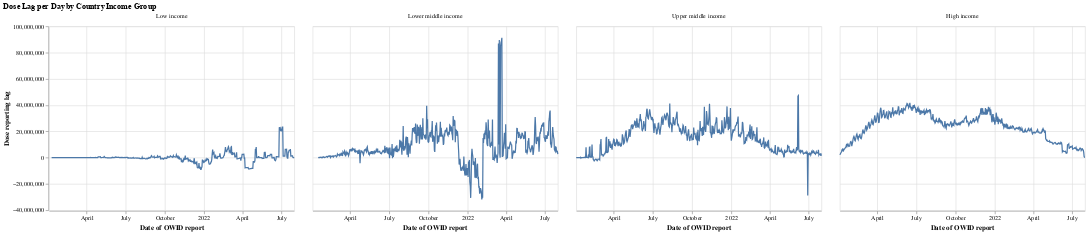

Source (notebook cell):
### Code cell
# Chart reporting lag by income average with facet
alt.Chart(income_aggregate).mark_line().encode(
        x=alt.X('owid_date_',title='Date of OWID report'),
        y=alt.Y('total_vaccinations_diff_sum',title='Dose reporting lag'),
).facet(column=alt.Column(
    "Income group_",title=None,sort=income_order), columns=4).properties(
        title="Dose Lag per Day by Country Income Group")

### Figure 1 — Vega-Lite specification as saved in the notebook (floating-point values rounded to 4 significant figures; data arrays with more than 128 entries replaced by an {"elided": "..."} marker saying what was removed)
{"config": {"view": {"continuousWidth": 400, "continuousHeight": 300}}, "data": {"name": "data-88b190211b04e4e56d81a0115e06eee9"}, "facet": {"column": {"field": "Income group_", "sort": ["Low income", "Lower middle income", "Upper middle income", "High income"], "title": null, "type": "nominal"}}, "spec": {"mark": "line", "encoding": {"x": {"field": "owid_date_", "title": "Date of OWID report", "type": "temporal"}, "y": {"field": "total_vaccinations_diff_sum", "title": "Dose reporting lag", "type": "quantitative"}}}, "columns": 4, "title": "Dose Lag per Day by Country Income Group", "$schema": "https://vega.github.io/schema/vega-lite/v4.17.0.json", "datasets": {"data-88b190211b04e4e56d81a0115e06eee9": {"elided": "2210 records"}}}
